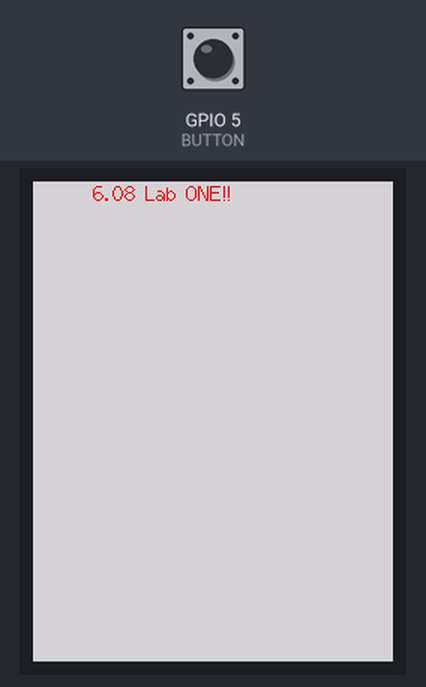
This sketch was run on a simulated ESP32. On the bench: 240×320 colour display. Inputs (shaded band) come from the test bench; at power-on: GPIO 5 (BUTTON) HIGH.

Above: at 1.5 s.
1.6 s: GPIO 5 (BUTTON) pulled LOW for 0.15 s
At 2.5 s:
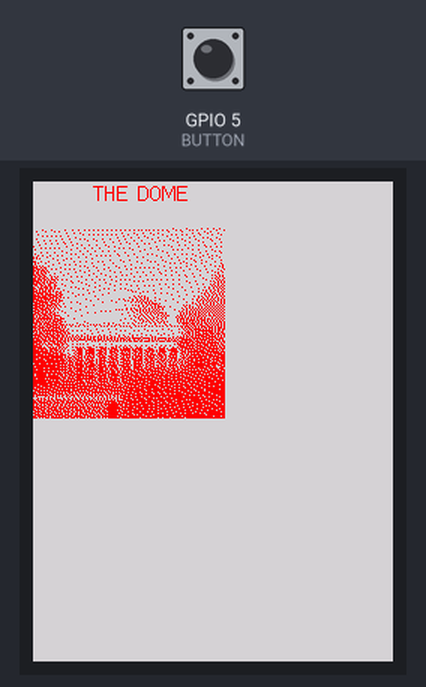
3.2 s: GPIO 5 (BUTTON) pulled LOW for 1 s
At 4.2 s:
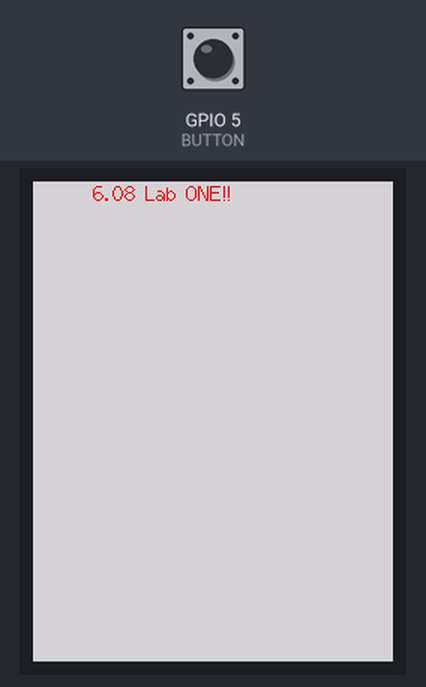
5.7 s: GPIO 5 (BUTTON) pulled LOW for 3.2 s
At 6.9 s:
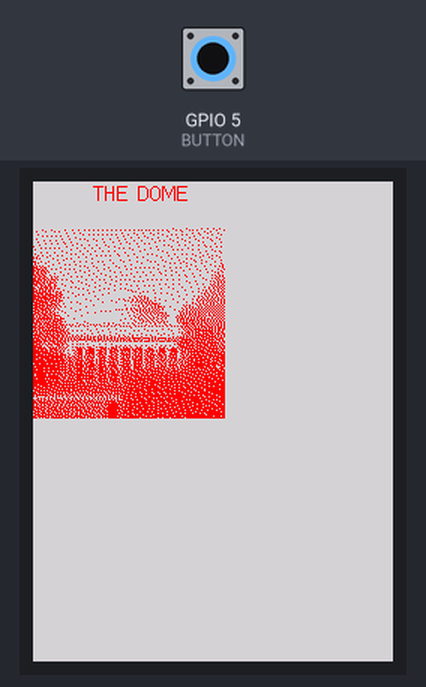
Timing chart, 0 to 8.7 s (numbered marks = the images above; inputs shaded):
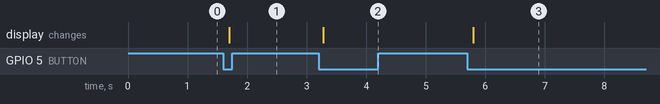

Measured:
- after the input at 1.6 s, the display: changes after 0.10 s (image 1)
- after the input at 3.2 s, the display: changes after 0.08 s (image 2)
- after the input at 5.7 s, the display: changes after 0.10 s (image 3)

The sketch:

Lab1A_Final.ino
```cpp
#include<string.h>
#include <TFT_eSPI.h> // Graphics and font library for ST7735 driver chip
#include <SPI.h>
#include "dome_image.h"
TFT_eSPI tft = TFT_eSPI();  // Invoke library, pins defined in User_Setup.h
const int BUTTON = 5;
int state = 0;

void setup() {
  // put your setup code here, to run once:
  Serial.begin(115200); //initialize serial!
  // Set up Active Low Switch
  pinMode(BUTTON,INPUT_PULLUP); //sets IO pin 5 as an input which defaults to a 3.3V signal when unconnected and 0V when the switch is pushed
  tft.init();
  tft.setRotation(2);
  tft.setTextSize(1);
  tft.fillScreen(TFT_BLACK);
  tft.setTextColor(TFT_GREEN, TFT_BLACK);
  // initial drawing
  tft.setTextColor(TFT_RED, TFT_LIGHTGREY);
  tft.fillScreen(TFT_LIGHTGREY);
  tft.drawString("6.08 Lab ONE!!", 40, 0, 2); //viewable on Screen
}

void loop() {
  // put your main code here, to run repeatedly:
  int value = digitalRead(BUTTON);
  if (value){ // button not pressed
     if (state == 1) { // change to state 2
       state = 2;
     }
     if (state == 3) { // change to state 0
       state = 0;
     }
  }else{ // button pressed
     if (state == 0){ // change the picture and state to 1
       tft.setTextColor(TFT_RED, TFT_LIGHTGREY);
       tft.fillScreen(TFT_LIGHTGREY);
       tft.drawString("THE DOME", 40, 0, 2); //viewable on Screen
       tft.drawXBitmap(0, 30, mit_608_dome, dome_608_width, dome_608_height, TFT_RED);
       state = 1;
     }
     if (state == 2){ // change to text and state to 3
       tft.setTextColor(TFT_RED, TFT_LIGHTGREY);
       tft.fillScreen(TFT_LIGHTGREY);
       tft.drawString("6.08 Lab ONE!!", 40, 0, 2);
       state = 3;
     }
  }
  delay(3);
}
```

Source omitted: dome_image.h (data table, 12907 bytes)
